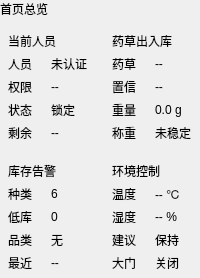
           <widget class="QWidget" name="page_home">
            <property name="role" stdset="0"><string>page</string></property>
            <layout class="QVBoxLayout" name="verticalLayout_home">
             <property name="leftMargin"><number>0</number></property>
             <property name="topMargin"><number>0</number></property>
             <property name="rightMargin"><number>0</number></property>
             <property name="bottomMargin"><number>0</number></property>
             <property name="spacing"><number>8</number></property>

             <item>
              <widget class="QLabel" name="label_home_title">
               <property name="role" stdset="0"><string>pageTitle</string></property>
               <property name="maximumSize"><size><width>16777215</width><height>24</height></size></property>
               <property name="text"><string>首页总览</string></property>
              </widget>
             </item>

             <item>
              <layout class="QGridLayout" name="gridLayout_home_cards">
               <property name="horizontalSpacing"><number>8</number></property>
               <property name="verticalSpacing"><number>8</number></property>

               <!-- 当前人员 -->
               <item row="0" column="0">
                <widget class="QFrame" name="card_user_status">
                 <property name="role" stdset="0"><string>statusCard</string></property>
                 <layout class="QGridLayout" name="gridLayout_user">
                  <property name="leftMargin"><number>8</number></property>
                  <property name="topMargin"><number>6</number></property>
                  <property name="rightMargin"><number>8</number></property>
                  <property name="bottomMargin"><number>6</number></property>
                  <property name="horizontalSpacing"><number>6</number></property>
                  <property name="verticalSpacing"><number>5</number></property>

                  <item row="0" column="0" colspan="2"><widget class="QLabel" name="label_user_card_title"><property name="role" stdset="0"><string>cardTitle</string></property><property name="text"><string>当前人员</string></property></widget></item>
                  <item row="1" column="0"><widget class="QLabel" name="label_user_name_name"><property name="role" stdset="0"><string>fieldName</string></property><property name="text"><string>人员</string></property></widget></item>
                  <item row="1" column="1"><widget class="QLabel" name="label_user_name_value"><property name="role" stdset="0"><string>fieldValue</string></property><property name="text"><string>未认证</string></property></widget></item>
                  <item row="2" column="0"><widget class="QLabel" name="label_user_role_name"><property name="role" stdset="0"><string>fieldName</string></property><property name="text"><string>权限</string></property></widget></item>
                  <item row="2" column="1"><widget class="QLabel" name="label_user_role_value"><property name="role" stdset="0"><string>fieldValue</string></property><property name="text"><string>--</string></property></widget></item>
                  <item row="3" column="0"><widget class="QLabel" name="label_auth_status_name"><property name="role" stdset="0"><string>fieldName</string></property><property name="text"><string>状态</string></property></widget></item>
                  <item row="3" column="1"><widget class="QLabel" name="label_auth_status_value"><property name="role" stdset="0"><string>fieldValue</string></property><property name="text"><string>锁定</string></property></widget></item>
                  <item row="4" column="0"><widget class="QLabel" name="label_auth_time_left_name"><property name="role" stdset="0"><string>fieldName</string></property><property name="text"><string>剩余</string></property></widget></item>
                  <item row="4" column="1"><widget class="QLabel" name="label_auth_time_left_value"><property name="role" stdset="0"><string>fieldValue</string></property><property name="text"><string>--</string></property></widget></item>
                 </layout>
                </widget>
               </item>

               <!-- 药草出入库 -->
               <item row="0" column="1">
                <widget class="QFrame" name="card_herb_inventory_status">
                 <property name="role" stdset="0"><string>statusCard</string></property>
                 <layout class="QGridLayout" name="gridLayout_herb_inventory_status">
                  <property name="leftMargin"><number>8</number></property>
                  <property name="topMargin"><number>6</number></property>
                  <property name="rightMargin"><number>8</number></property>
                  <property name="bottomMargin"><number>6</number></property>
                  <property name="horizontalSpacing"><number>6</number></property>
                  <property name="verticalSpacing"><number>5</number></property>

                  <item row="0" column="0" colspan="2"><widget class="QLabel" name="label_herb_inventory_card_title"><property name="role" stdset="0"><string>cardTitle</string></property><property name="text"><string>药草出入库</string></property></widget></item>
                  <item row="1" column="0"><widget class="QLabel" name="label_current_herb_name"><property name="role" stdset="0"><string>fieldName</string></property><property name="text"><string>药草</string></property></widget></item>
                  <item row="1" column="1"><widget class="QLabel" name="label_current_herb_value"><property name="role" stdset="0"><string>fieldValue</string></property><property name="text"><string>--</string></property></widget></item>
                  <item row="2" column="0"><widget class="QLabel" name="label_herb_confidence_name"><property name="role" stdset="0"><string>fieldName</string></property><property name="text"><string>置信</string></property></widget></item>
                  <item row="2" column="1"><widget class="QLabel" name="label_herb_confidence_value"><property name="role" stdset="0"><string>fieldValue</string></property><property name="text"><string>--</string></property></widget></item>
                  <item row="3" column="0"><widget class="QLabel" name="label_current_weight_name"><property name="role" stdset="0"><string>fieldName</string></property><property name="text"><string>重量</string></property></widget></item>
                  <item row="3" column="1"><widget class="QLabel" name="label_current_weight_value"><property name="role" stdset="0"><string>fieldValue</string></property><property name="text"><string>0.0 g</string></property></widget></item>
                  <item row="4" column="0"><widget class="QLabel" name="label_weight_stable_name"><property name="role" stdset="0"><string>fieldName</string></property><property name="text"><string>称重</string></property></widget></item>
                  <item row="4" column="1"><widget class="QLabel" name="label_weight_stable_value"><property name="role" stdset="0"><string>fieldValue</string></property><property name="text"><string>未稳定</string></property></widget></item>
                 </layout>
                </widget>
               </item>

               <!-- 库存告警 -->
               <item row="1" column="0">
                <widget class="QFrame" name="card_inventory_alarm">
                 <property name="role" stdset="0"><string>statusCard</string></property>
                 <layout class="QGridLayout" name="gridLayout_inventory_alarm">
                  <property name="leftMargin"><number>8</number></property>
                  <property name="topMargin"><number>6</number></property>
                  <property name="rightMargin"><number>8</number></property>
                  <property name="bottomMargin"><number>6</number></property>
                  <property name="horizontalSpacing"><number>6</number></property>
                  <property name="verticalSpacing"><number>5</number></property>

                  <item row="0" column="0" colspan="2"><widget class="QLabel" name="label_inventory_alarm_card_title"><property name="role" stdset="0"><string>cardTitle</string></property><property name="text"><string>库存告警</string></property></widget></item>
                  <item row="1" column="0"><widget class="QLabel" name="label_herb_kind_count_name"><property name="role" stdset="0"><string>fieldName</string></property><property name="text"><string>种类</string></property></widget></item>
                  <item row="1" column="1"><widget class="QLabel" name="label_herb_kind_count_value"><property name="role" stdset="0"><string>fieldValue</string></property><property name="text"><string>6</string></property></widget></item>
                  <item row="2" column="0"><widget class="QLabel" name="label_low_stock_count_name"><property name="role" stdset="0"><string>fieldName</string></property><property name="text"><string>低库</string></property></widget></item>
                  <item row="2" column="1"><widget class="QLabel" name="label_low_stock_count_value"><property name="role" stdset="0"><string>fieldValue</string></property><property name="text"><string>0</string></property></widget></item>
                  <item row="3" column="0"><widget class="QLabel" name="label_low_stock_items_name"><property name="role" stdset="0"><string>fieldName</string></property><property name="text"><string>品类</string></property></widget></item>
                  <item row="3" column="1"><widget class="QLabel" name="label_low_stock_items_value"><property name="role" stdset="0"><string>fieldValue</string></property><property name="text"><string>无</string></property></widget></item>
                  <item row="4" column="0"><widget class="QLabel" name="label_last_stock_action_name"><property name="role" stdset="0"><string>fieldName</string></property><property name="text"><string>最近</string></property></widget></item>
                  <item row="4" column="1"><widget class="QLabel" name="label_last_stock_action_value"><property name="role" stdset="0"><string>fieldValue</string></property><property name="text"><string>--</string></property></widget></item>
                 </layout>
                </widget>
               </item>

               <!-- 环境控制 -->
               <item row="1" column="1">
                <widget class="QFrame" name="card_env_status">
                 <property name="role" stdset="0"><string>statusCard</string></property>
                 <layout class="QGridLayout" name="gridLayout_env_status">
                  <property name="leftMargin"><number>8</number></property>
                  <property name="topMargin"><number>6</number></property>
                  <property name="rightMargin"><number>8</number></property>
                  <property name="bottomMargin"><number>6</number></property>
                  <property name="horizontalSpacing"><number>6</number></property>
                  <property name="verticalSpacing"><number>5</number></property>

                  <item row="0" column="0" colspan="2"><widget class="QLabel" name="label_env_card_title"><property name="role" stdset="0"><string>cardTitle</string></property><property name="text"><string>环境控制</string></property></widget></item>
                  <item row="1" column="0"><widget class="QLabel" name="label_temperature_name"><property name="role" stdset="0"><string>fieldName</string></property><property name="text"><string>温度</string></property></widget></item>
                  <item row="1" column="1"><widget class="QLabel" name="label_temperature_value"><property name="role" stdset="0"><string>fieldValue</string></property><property name="text"><string>-- ℃</string></property></widget></item>
                  <item row="2" column="0"><widget class="QLabel" name="label_humidity_name"><property name="role" stdset="0"><string>fieldName</string></property><property name="text"><string>湿度</string></property></widget></item>
                  <item row="2" column="1"><widget class="QLabel" name="label_humidity_value"><property name="role" stdset="0"><string>fieldValue</string></property><property name="text"><string>-- %</string></property></widget></item>
                  <item row="3" column="0"><widget class="QLabel" name="label_control_advice_name"><property name="role" stdset="0"><string>fieldName</string></property><property name="text"><string>建议</string></property></widget></item>
                  <item row="3" column="1"><widget class="QLabel" name="label_control_advice_value"><property name="role" stdset="0"><string>fieldValue</string></property><property name="text"><string>保持</string></property></widget></item>
                  <item row="4" column="0"><widget class="QLabel" name="label_gate_state_name"><property name="role" stdset="0"><string>fieldName</string></property><property name="text"><string>大门</string></property></widget></item>
                  <item row="4" column="1"><widget class="QLabel" name="label_gate_state_value"><property name="role" stdset="0"><string>fieldValue</string></property><property name="text"><string>关闭</string></property></widget></item>
                 </layout>
                </widget>
               </item>

              </layout>
             </item>
            </layout>
           </widget>
